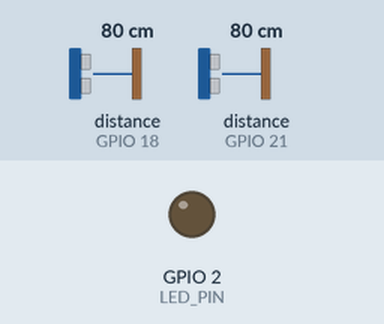
The sketch below on a simulated ESP32. Parts: output pins drawn as LEDs (lit = HIGH). The test bench sets the inputs (shaded band); at power-on: distance to the obstacle (sensors on GPIO 18, GPIO 21) 80 cm. The echo pulse lasts 58.3 µs per cm; WiFi joins after 1.5 s; servers stay silent unless stated; uploads are accepted with an empty reply; pins used as bus, display or sensor lines are not drawn; what the sketch prints to the serial monitor is not drawn.

Above: at 0.0 s.
At 2.3 s:
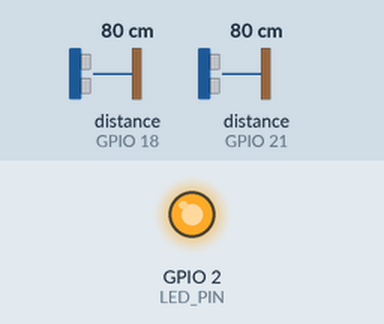
Timing chart, 0 to 3.8 s (numbered marks = the images above):
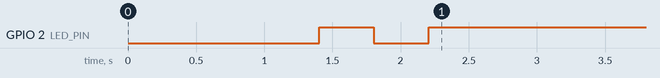

The sketch:

esp32_bus_gate.ino
```cpp
/*
 * =====================================================================================
 * Automated Bus Entry & Exit Management System - ESP32 Firmware
 * Hardware Prototype: ESP32 + Dual HC-SR04 Ultrasonic Sensors + Wi-Fi HTTP Client
 * =====================================================================================
 *
 * Hardware Connections:
 *   Sensor 1 (Outer Gate - Facing Road / Exterior):
 *     - VCC  -> ESP32 VIN (5V)
 *     - GND  -> ESP32 GND
 *     - TRIG -> ESP32 GPIO 5
 *     - ECHO -> ESP32 GPIO 18 (use voltage divider or 1k resistor if desired for 5V -> 3.3V)
 *
 *   Sensor 2 (Inner Gate - Facing Campus / Interior):
 *     - VCC  -> ESP32 VIN (5V)
 *     - GND  -> ESP32 GND
 *     - TRIG -> ESP32 GPIO 19
 *     - ECHO -> ESP32 GPIO 21
 *
 *   Indicator LED:
 *     - Built-in LED on GPIO 2
 *
 * Direction Inference Logic:
 *   - S1 interrupted first, then S2 interrupted within MAX_GAP_MS => ENTRY
 *   - S2 interrupted first, then S1 interrupted within MAX_GAP_MS => EXIT
 *   - Debounce window: COOLDOWN_MS prevents re-triggering for the same long vehicle body.
 * =====================================================================================
 */

#include <WiFi.h>
#include <HTTPClient.h>
#include <ArduinoJson.h>

// 1. Wi-Fi Configuration (Replace with your local Wi-Fi SSID and password)
const char* WIFI_SSID     = "YOUR_WIFI_SSID";
const char* WIFI_PASSWORD = "YOUR_WIFI_PASSWORD";

// 2. Flask Server Configuration (Replace with your laptop/PC IP on the local Wi-Fi)
const char* SERVER_URL = "http://10.182.220.40:5000/api/sensor-event";
const char* PING_URL   = "http://10.182.220.40:5000/api/esp32/ping";
const char* DEVICE_ID  = "ESP32-GATE-01";

// 3. Pin Definitions
const int TRIG_PIN_1 = 5;
const int ECHO_PIN_1 = 18;
const int TRIG_PIN_2 = 19;
const int ECHO_PIN_2 = 21;
const int LED_PIN    = 2;

// 4. Calibration Parameters
const float DISTANCE_THRESHOLD_CM = 50.0; // Distance below which vehicle is detected
const unsigned long MAX_GAP_MS    = 3500; // Max time between S1 and S2 triggers
const unsigned long COOLDOWN_MS   = 6000; // Debounce cooldown for long bus body

// State Variables
unsigned long lastS1Time = 0;
unsigned long lastS2Time = 0;
unsigned long lastEventTime = 0;
unsigned long lastHeartbeatTime = 0;

float readDistanceCM(int trigPin, int echoPin) {
  digitalWrite(trigPin, LOW);
  delayMicroseconds(2);
  digitalWrite(trigPin, HIGH);
  delayMicroseconds(10);
  digitalWrite(trigPin, LOW);

  // Read echo pulse with 30ms timeout (~5 meters max)
  long duration = pulseIn(echoPin, HIGH, 30000);
  if (duration == 0) {
    return 999.0; // No obstacle / timeout
  }
  // Speed of sound = 343 m/s = 0.0343 cm/us (divide by 2 for round-trip)
  return (duration * 0.0343) / 2.0;
}

void sendHeartbeat() {
  if (WiFi.status() != WL_CONNECTED) return;

  HTTPClient http;
  http.begin(PING_URL);
  http.addHeader("Content-Type", "application/json");

  String payload = "{\"device_id\":\"" + String(DEVICE_ID) + "\"}";
  int code = http.POST(payload);
  http.end();
}

void sendEventToServer(const char* direction, unsigned long durationMs) {
  if (WiFi.status() != WL_CONNECTED) {
    Serial.println("Wi-Fi not connected! Cannot post event.");
    return;
  }

  HTTPClient http;
  http.begin(SERVER_URL);
  http.addHeader("Content-Type", "application/json");

  StaticJsonDocument<250> doc;
  doc["device_id"]   = DEVICE_ID;
  doc["direction"]   = direction;
  doc["duration_ms"] = durationMs;

  String jsonPayload;
  serializeJson(doc, jsonPayload);

  digitalWrite(LED_PIN, HIGH);
  int httpResponseCode = http.POST(jsonPayload);
  digitalWrite(LED_PIN, LOW);

  Serial.print("Event [");
  Serial.print(direction);
  Serial.print("] sent to Flask server. HTTP Code: ");
  Serial.println(httpResponseCode);

  if (httpResponseCode > 0) {
    String response = http.getString();
    Serial.println("Server Response: " + response);
  } else {
    Serial.print("Error sending POST: ");
    Serial.println(http.errorToString(httpResponseCode).c_str());
  }

  http.end();
}

void setup() {
  Serial.begin(115200);
  delay(1000);
  Serial.println("\n--- Automated Campus Bus Gate ESP32 Controller ---");

  pinMode(TRIG_PIN_1, OUTPUT);
  pinMode(ECHO_PIN_1, INPUT);
  pinMode(TRIG_PIN_2, OUTPUT);
  pinMode(ECHO_PIN_2, INPUT);
  pinMode(LED_PIN, OUTPUT);

  // Connect to Wi-Fi
  Serial.print("Connecting to Wi-Fi: ");
  Serial.println(WIFI_SSID);
  WiFi.mode(WIFI_STA);
  WiFi.begin(WIFI_SSID, WIFI_PASSWORD);

  while (WiFi.status() != WL_CONNECTED) {
    delay(400);
    digitalWrite(LED_PIN, !digitalRead(LED_PIN));
    Serial.print(".");
  }

  digitalWrite(LED_PIN, HIGH);
  Serial.println("\nWi-Fi Connected successfully!");
  Serial.print("ESP32 Assigned IP: ");
  Serial.println(WiFi.localIP());

  // Send initial ping
  sendHeartbeat();
}

void loop() {
  unsigned long now = millis();

  // Send periodic heartbeat every 15 seconds
  if (now - lastHeartbeatTime > 15000) {
    lastHeartbeatTime = now;
    sendHeartbeat();
  }

  // If in debounce cooldown, skip detection checks
  if (now - lastEventTime < COOLDOWN_MS) {
    delay(50);
    return;
  }

  // Read both HC-SR04 sensors
  float d1 = readDistanceCM(TRIG_PIN_1, ECHO_PIN_1);
  delay(15);
  float d2 = readDistanceCM(TRIG_PIN_2, ECHO_PIN_2);

  // Check Sensor 1 (Outer) Trigger
  if (d1 > 0 && d1 <= DISTANCE_THRESHOLD_CM) {
    lastS1Time = now;
    // If Sensor 2 was triggered first within MAX_GAP_MS -> EXIT
    if (lastS2Time > 0 && (now - lastS2Time) <= MAX_GAP_MS) {
      unsigned long delta = now - lastS2Time;
      Serial.println(">>> EXIT DETECTED (S2 -> S1) <<<");
      sendEventToServer("EXIT", delta);
      lastEventTime = now;
      lastS1Time = 0;
      lastS2Time = 0;
    }
  }

  // Check Sensor 2 (Inner) Trigger
  if (d2 > 0 && d2 <= DISTANCE_THRESHOLD_CM) {
    lastS2Time = now;
    // If Sensor 1 was triggered first within MAX_GAP_MS -> ENTRY
    if (lastS1Time > 0 && (now - lastS1Time) <= MAX_GAP_MS) {
      unsigned long delta = now - lastS1Time;
      Serial.println(">>> ENTRY DETECTED (S1 -> S2) <<<");
      sendEventToServer("ENTRY", delta);
      lastEventTime = now;
      lastS1Time = 0;
      lastS2Time = 0;
    }
  }

  delay(60);
}
```
